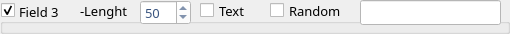
           <widget class="QGroupBox" name="gbFFG_2">
            <property name="enabled">
             <bool>true</bool>
            </property>
            <property name="minimumSize">
             <size>
              <width>200</width>
              <height>25</height>
             </size>
            </property>
            <property name="font">
             <font>
              <family>Sans Serif</family>
              <pointsize>10</pointsize>
              <weight>9</weight>
              <italic>false</italic>
              <bold>false</bold>
             </font>
            </property>
            <property name="title">
             <string>Field 3</string>
            </property>
            <property name="alignment">
             <set>Qt::AlignBottom|Qt::AlignLeading|Qt::AlignLeft</set>
            </property>
            <property name="flat">
             <bool>true</bool>
            </property>
            <property name="checkable">
             <bool>true</bool>
            </property>
            <widget class="QSpinBox" name="sbxFFG_2">
             <property name="enabled">
              <bool>true</bool>
             </property>
             <property name="geometry">
              <rect>
               <x>140</x>
               <y>0</y>
               <width>51</width>
               <height>25</height>
              </rect>
             </property>
             <property name="styleSheet">
              <string notr="true">background-color: rgb(255, 255, 255);
color: rgb(57, 84, 127);</string>
             </property>
             <property name="minimum">
              <number>1</number>
             </property>
             <property name="maximum">
              <number>255</number>
             </property>
             <property name="value">
              <number>50</number>
             </property>
            </widget>
            <widget class="QLineEdit" name="txtFFG_2">
             <property name="enabled">
              <bool>false</bool>
             </property>
             <property name="geometry">
              <rect>
               <x>360</x>
               <y>0</y>
               <width>141</width>
               <height>25</height>
              </rect>
             </property>
             <property name="styleSheet">
              <string notr="true">background-color: rgb(255, 255, 255);
color: rgb(57, 84, 127);</string>
             </property>
             <property name="inputMask">
              <string/>
             </property>
             <property name="text">
              <string/>
             </property>
             <property name="maxLength">
              <number>32767</number>
             </property>
             <property name="alignment">
              <set>Qt::AlignCenter</set>
             </property>
            </widget>
            <widget class="QLabel" name="labFFG_2">
             <property name="geometry">
              <rect>
               <x>80</x>
               <y>0</y>
               <width>51</width>
               <height>21</height>
              </rect>
             </property>
             <property name="text">
              <string>-Lenght</string>
             </property>
            </widget>
            <widget class="QCheckBox" name="cbxFFG_RANDOM_2">
             <property name="geometry">
              <rect>
               <x>270</x>
               <y>0</y>
               <width>81</width>
               <height>21</height>
              </rect>
             </property>
             <property name="cursor">
              <cursorShape>PointingHandCursor</cursorShape>
             </property>
             <property name="text">
              <string>Random</string>
             </property>
            </widget>
            <widget class="QCheckBox" name="cbxFFG_TEXT_2">
             <property name="geometry">
              <rect>
               <x>200</x>
               <y>0</y>
               <width>61</width>
               <height>21</height>
              </rect>
             </property>
             <property name="cursor">
              <cursorShape>PointingHandCursor</cursorShape>
             </property>
             <property name="text">
              <string>Text</string>
             </property>
            </widget>
           </widget>
